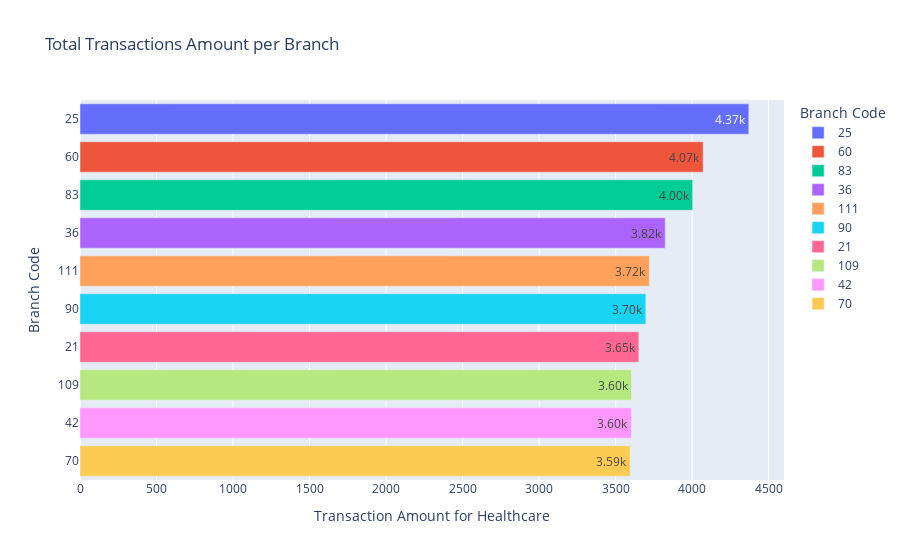

Here is the notebook cell this chart was saved with:
### Code cell
fig = px.bar(top_branches_health,y=top_branches_health.index,x=top_branches_health['TRANSACTION_VALUE'],text_auto='.3s',
             labels={
                     "BRANCH_CODE": "Branch Code",
                     "TRANSACTION_VALUE": "Transaction Amount for Healthcare"
                 },
             color=top_branches_health.index,title="Total Transactions Amount per Branch")

fig.show()

### Figure 1 — Plotly figure (JSON) as saved in the notebook; plotly's stock layout.template omitted (floating-point values rounded to 4 significant figures)
{"data": [{"alignmentgroup": "True", "hovertemplate": "Branch Code=%{y}<br>Transaction Amount for Healthcare=%{x}<extra></extra>", "legendgroup": "25", "marker": {"color": "#636efa", "pattern": {"shape": ""}}, "name": "25", "offsetgroup": "25", "orientation": "h", "showlegend": true, "textposition": "auto", "texttemplate": "%{x:.3s}", "type": "bar", "x": [4370.0], "xaxis": "x", "y": ["25"], "yaxis": "y"}, {"alignmentgroup": "True", "hovertemplate": "Branch Code=%{y}<br>Transaction Amount for Healthcare=%{x}<extra></extra>", "legendgroup": "60", "marker": {"color": "#EF553B", "pattern": {"shape": ""}}, "name": "60", "offsetgroup": "60", "orientation": "h", "showlegend": true, "textposition": "auto", "texttemplate": "%{x:.3s}", "type": "bar", "x": [4072.0], "xaxis": "x", "y": ["60"], "yaxis": "y"}, {"alignmentgroup": "True", "hovertemplate": "Branch Code=%{y}<br>Transaction Amount for Healthcare=%{x}<extra></extra>", "legendgroup": "83", "marker": {"color": "#00cc96", "pattern": {"shape": ""}}, "name": "83", "offsetgroup": "83", "orientation": "h", "showlegend": true, "textposition": "auto", "texttemplate": "%{x:.3s}", "type": "bar", "x": [4003.0], "xaxis": "x", "y": ["83"], "yaxis": "y"}, {"alignmentgroup": "True", "hovertemplate": "Branch Code=%{y}<br>Transaction Amount for Healthcare=%{x}<extra></extra>", "legendgroup": "36", "marker": {"color": "#ab63fa", "pattern": {"shape": ""}}, "name": "36", "offsetgroup": "36", "orientation": "h", "showlegend": true, "textposition": "auto", "texttemplate": "%{x:.3s}", "type": "bar", "x": [3824.0], "xaxis": "x", "y": ["36"], "yaxis": "y"}, {"alignmentgroup": "True", "hovertemplate": "Branch Code=%{y}<br>Transaction Amount for Healthcare=%{x}<extra></extra>", "legendgroup": "111", "marker": {"color": "#FFA15A", "pattern": {"shape": ""}}, "name": "111", "offsetgroup": "111", "orientation": "h", "showlegend": true, "textposition": "auto", "texttemplate": "%{x:.3s}", "type": "bar", "x": [3720.0], "xaxis": "x", "y": ["111"], "yaxis": "y"}, {"alignmentgroup": "True", "hovertemplate": "Branch Code=%{y}<br>Transaction Amount for Healthcare=%{x}<extra></extra>", "legendgroup": "90", "marker": {"color": "#19d3f3", "pattern": {"shape": ""}}, "name": "90", "offsetgroup": "90", "orientation": "h", "showlegend": true, "textposition": "auto", "texttemplate": "%{x:.3s}", "type": "bar", "x": [3697.0], "xaxis": "x", "y": ["90"], "yaxis": "y"}, {"alignmentgroup": "True", "hovertemplate": "Branch Code=%{y}<br>Transaction Amount for Healthcare=%{x}<extra></extra>", "legendgroup": "21", "marker": {"color": "#FF6692", "pattern": {"shape": ""}}, "name": "21", "offsetgroup": "21", "orientation": "h", "showlegend": true, "textposition": "auto", "texttemplate": "%{x:.3s}", "type": "bar", "x": [3652.0], "xaxis": "x", "y": ["21"], "yaxis": "y"}, {"alignmentgroup": "True", "hovertemplate": "Branch Code=%{y}<br>Transaction Amount for Healthcare=%{x}<extra></extra>", "legendgroup": "109", "marker": {"color": "#B6E880", "pattern": {"shape": ""}}, "name": "109", "offsetgroup": "109", "orientation": "h", "showlegend": true, "textposition": "auto", "texttemplate": "%{x:.3s}", "type": "bar", "x": [3604.0], "xaxis": "x", "y": ["109"], "yaxis": "y"}, {"alignmentgroup": "True", "hovertemplate": "Branch Code=%{y}<br>Transaction Amount for Healthcare=%{x}<extra></extra>", "legendgroup": "42", "marker": {"color": "#FF97FF", "pattern": {"shape": ""}}, "name": "42", "offsetgroup": "42", "orientation": "h", "showlegend": true, "textposition": "auto", "texttemplate": "%{x:.3s}", "type": "bar", "x": [3603.0], "xaxis": "x", "y": ["42"], "yaxis": "y"}, {"alignmentgroup": "True", "hovertemplate": "Branch Code=%{y}<br>Transaction Amount for Healthcare=%{x}<extra></extra>", "legendgroup": "70", "marker": {"color": "#FECB52", "pattern": {"shape": ""}}, "name": "70", "offsetgroup": "70", "orientation": "h", "showlegend": true, "textposition": "auto", "texttemplate": "%{x:.3s}", "type": "bar", "x": [3594.0], "xaxis": "x", "y": ["70"], "yaxis": "y"}], "layout": {"barmode": "relative", "legend": {"title": {"text": "Branch Code"}, "tracegroupgap": 0}, "title": {"text": "Total Transactions Amount per Branch"}, "xaxis": {"anchor": "y", "domain": [0, 1], "title": {"text": "Transaction Amount for Healthcare"}}, "yaxis": {"anchor": "x", "categoryarray": ["70", "42", "109", "21", "90", "111", "36", "83", "60", "25"], "categoryorder": "array", "domain": [0, 1], "title": {"text": "Branch Code"}}}}
